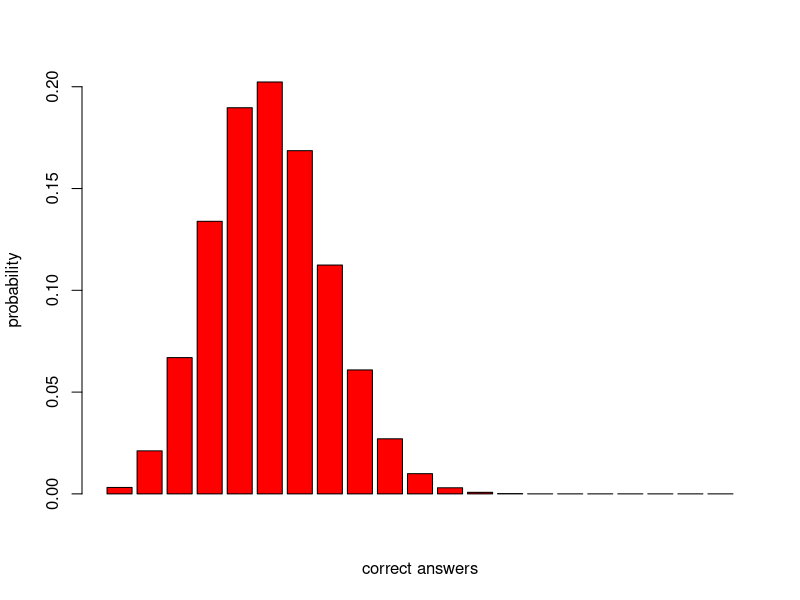
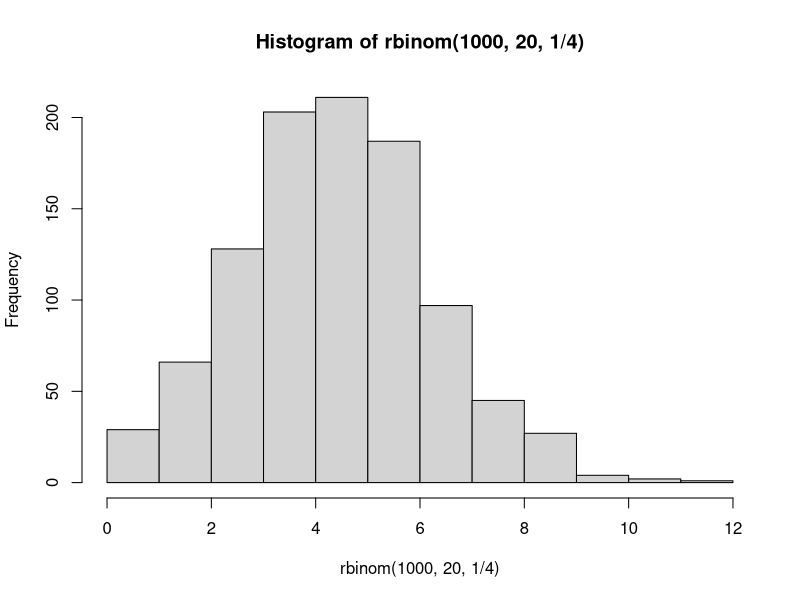

Write R code to recreate these figures, in order.
#' First, issue "?dbinom" to see its documentation.
#' From documentaiton we now know that:
#' 1) dbinom: is actually the (propability distribution) aka `P(X = x)`
#' 2) pninom: is the cumulative function, aka `P(X >= x)= F(x)`
#' 3) rbinom: is a sampler function, used to simulate a binomial RV.
#'
#' The same applies for other distributions:
#' - dXXX
#' - pXXX
#' - rXXX
#' where XXX could be:
#' - `nbinom` for the negative binomial RVs
#' - `geom` for the geometric RVs
#' - `hyper` for the hypergeometric RVs
#' - `pois` for the poisson RVs


#' Consider an exam consists of 20 questions, each has 4 choices.
#' 
#' The probability of solving exactly 8 questions correctly:
dbinom( 8, 20, 1/4 )

#' The probability of failing the exam (at most 9):
pbinom( 9, 20, 1/4 )

#' visualize the probability distribution using `barplot` (check `?barplot`)
barplot( dbinom( 0:20, 20, 1/4), col = "red", xlab = "correct answers", ylab = "probability")


#' Simulate the examination process for 1000 students, 
#' then visualize using `hist` function. See the documentation (`?hist`)
hist(rbinom( 1000, 20, 1/4))
